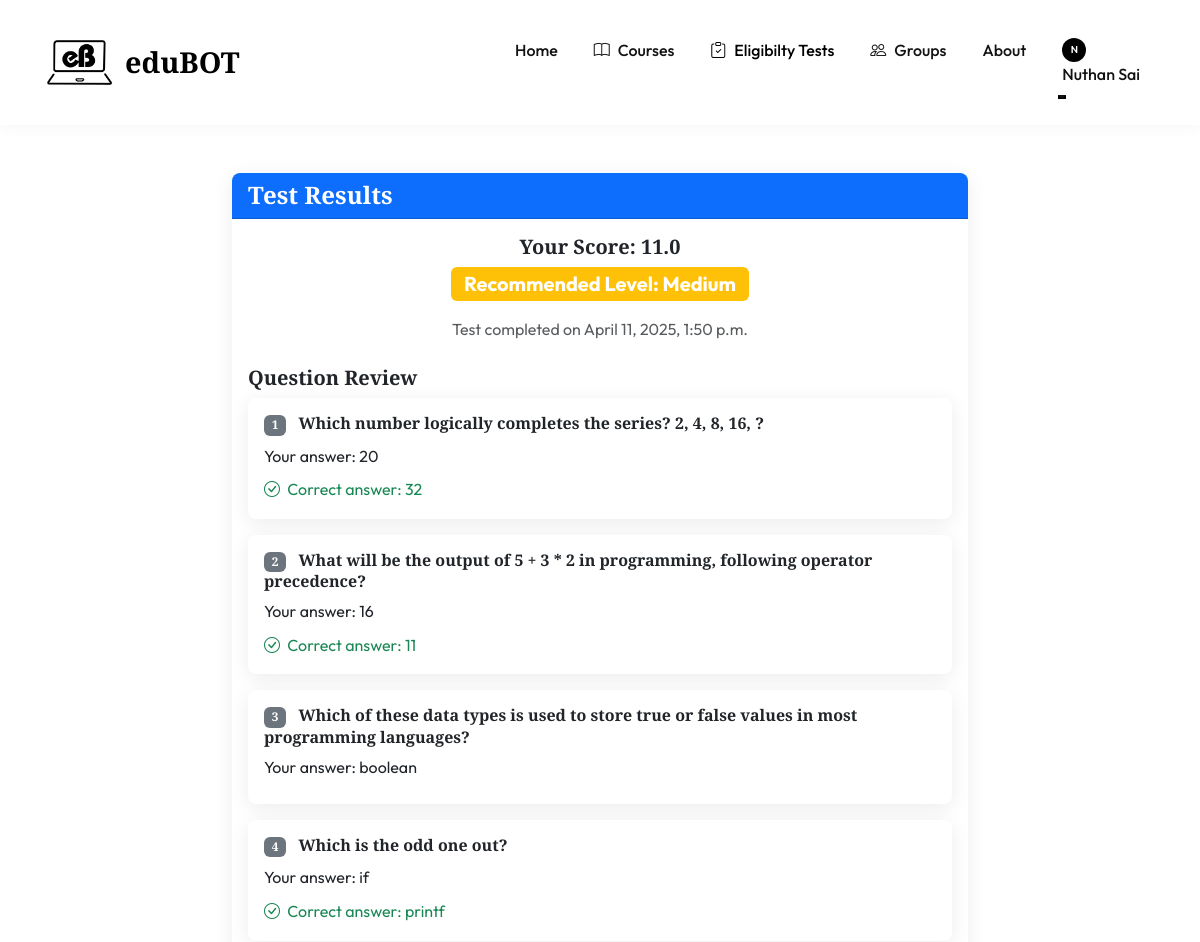
The page /course/placement-tests/result/4/ (signed in, upper part) on the database as committed earlier.
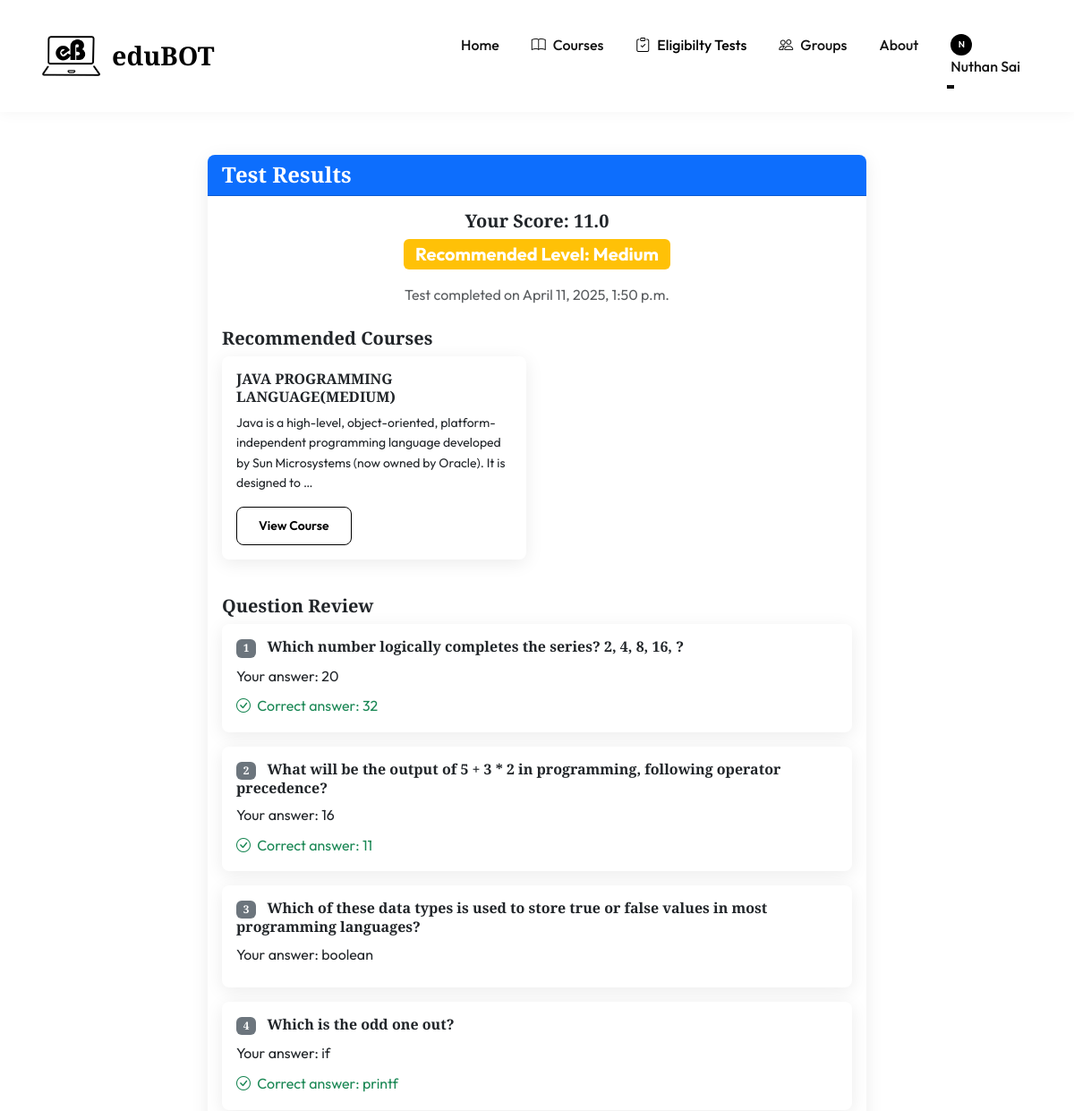
The same page on the database as committed later.
### courses/models.py (models this page shows, shortened)
class PlacementTestQuestion(models.Model):
    test = models.ForeignKey(PlacementTest, on_delete=models.CASCADE, related_name='questions')
    text = models.TextField()
    image = models.ImageField(blank=True, null=True, upload_to='placement_test_questions/')
    marks = models.FloatField(default=1.0)
    explanation = models.TextField(blank=True, help_text='Explanation for the correct answer')
    order = models.PositiveIntegerField(default=0)
    choice_text_1 = models.TextField(blank=True, null=True)
    choice_text_2 = models.TextField(blank=True, null=True)
    choice_text_3 = models.TextField(blank=True, null=True)
    choice_text_4 = models.TextField(blank=True, null=True)
    correct_choice = models.IntegerField(choices=[(1, '1'), (2, '2'), (3, '3'), (4, '4')], null=True, blank=True)
    class Meta:
        ordering = ['order']
    @property
    def choices(self):
        """Return choices in a format compatible with existing code"""
        choices = []
        old_choices = PlacementTestChoice.objects.filter(question=self)
        if old_choices.exists():
            return old_choices
        if self.choice_text_1:
            choices.append({
                'id': 1,
                'text': self.choice_text_1,
                'is_correct': self.correct_choice == 1,
                'order': 1
            })
        if self.choice_text_2:
            choices.append({
                'id': 2,
                'text': self.choice_text_2,
                'is_correct': self.correct_choice == 2,
                'order': 2
            })
        if self.choice_text_3:
            choices.append({
                'id': 3,
                'text': self.choice_text_3,
                'is_correct': self.correct_choice == 3,
                'order': 3
            })
        if self.choice_text_4:
            choices.append({
                'id': 4,
                'text': self.choice_text_4,
                'is_correct': self.correct_choice == 4,
                'order': 4
            })
        choice_objects = []
        for choice in choices:
            obj = type('PlacementTestChoiceProxy', (), {})()
            obj.id = choice['id']
            obj.text = choice['text']
            obj.is_correct = choice['is_correct']
            obj.order = choice['order']
            choice_objects.append(obj)
        return choice_objects

class Course(models.Model):
    LEVEL_CHOICES = (
        ('basic', 'Basic'),
        ('medium', 'Medium'),
        ('hard', 'Hard'),
    )
    title = models.CharField(max_length=200)
    slug = models.SlugField(unique=True)
    description = models.TextField()
    teacher = models.ForeignKey(User, on_delete=models.CASCADE, related_name='courses')
    category = models.ForeignKey(Category, on_delete=models.SET_NULL, null=True, related_name='courses')
    thumbnail = models.ImageField(upload_to='course_thumbnails/', null=True, blank=True)
    level = models.CharField(max_length=20, choices=LEVEL_CHOICES, default='basic')
    duration = models.PositiveIntegerField(help_text="Duration in minutes")
    prerequisites = models.TextField(blank=True)
    programming_languages = models.CharField(max_length=200, blank=True, help_text="Comma-separated list of programming languages covered in this course")
    created_at = models.DateTimeField(auto_now_add=True)
    updated_at = models.DateTimeField(auto_now=True)
    is_published = models.BooleanField(default=False)
    class Meta:
        ordering = ['-created_at']

### courses/views.py (the view)
# urls.py: path('placement-tests/result/<int:attempt_id>/', views.placement_test_result, name='placement_test_result'),
@login_required
def placement_test_result(request, attempt_id):
    attempt = get_object_or_404(PlacementTestAttempt, id=attempt_id, student=request.user)
    answers = attempt.answers.select_related('question').all()
    answer_data = []
    for answer in answers:
        question = answer.question
        choice_number = answer.choice_number
        selected_text = getattr(question, f'choice_text_{choice_number}', '')
        is_correct = (choice_number == question.correct_choice)
        correct_text = getattr(question, f'choice_text_{question.correct_choice}', '')
        answer_data.append({
            'question': question,
            'selected_choice': choice_number,
            'selected_text': selected_text,
            'is_correct': is_correct,
            'correct_text': correct_text
        })
    relevant_courses = Course.objects.filter(
        category=attempt.test.category,
        level=attempt.recommended_level,
        is_published=True
    )
    context = {
        'attempt': attempt,
        'answers': answer_data,
        'relevant_courses': relevant_courses,
        'can_retake': True  # Allow retaking the test
    }
    return render(request, 'courses/placement_test_result.html', context)

### templates/courses/placement_test_result.html (shortened to what this page needs)
{% extends 'accounts/base.html' %}
{% block content %}
<div class="container py-5">
    <div class="row justify-content-center">
        <div class="col-lg-8">
            <div class="card mb-4">
                <div class="card-header bg-primary text-white">
                    <h4 class="mb-0">Test Results</h4>
                </div>
                <div class="card-body">
                    <div class="text-center mb-4">
                        <h5>Your Score: {{ attempt.score }}</h5>
                        <div class="mb-3">
                            <span class="badge {% if attempt.recommended_level == 'basic' %}bg-success{% elif attempt.recommended_level == 'medium' %}bg-warning{% else %}bg-danger{% endif %} fs-5">
                                Recommended Level: {{ attempt.recommended_level|title }}
                            </span>
                        </div>
                        <p class="text-muted">
                            Test completed on {{ attempt.end_time|date:"F j, Y, g:i a" }}
                        </p>
                    </div>
                    {% if relevant_courses %}
                    <div class="mb-4">
                        <h5>Recommended Courses</h5>
                        <div class="row">
                            {% for course in relevant_courses %}
                            <div class="col-md-6 mb-3">
                                <div class="card h-100">
                                    <div class="card-body">
                                        <h6 class="card-title">{{ course.title }}</h6>
                                        <p class="card-text small">{{ course.description|truncatewords:20 }}</p>
                                        <a href="{% url 'course_detail' course.id %}" class="btn btn-outline-primary btn-sm">View Course</a>
                                    </div>
                                </div>
                            </div>
                            {% endfor %}
                        </div>
                    </div>
                    {% endif %}
                    <div class="mb-4">
                        <h5>Question Review</h5>
                        {% for answer in answers %}
                        <div class="card mb-3 {% if answer.is_correct %}border-success{% else %}border-danger{% endif %}">
                            <div class="card-body">
                                <h6 class="card-title">
                                    <span class="badge bg-secondary me-2">{{ forloop.counter }}</span>
                                    {{ answer.question.text }}
                                </h6>
                                <p class="mb-2">Your answer: {{ answer.selected_text }}</p>
                                {% if not answer.is_correct %}
                                <p class="mb-0 text-success">
                                    <i class="bi bi-check-circle me-1"></i>
                                    Correct answer: {{ answer.correct_text }}
                                </p>
                                {% endif %}
                            </div>
                        </div>
                        {% endfor %}
                    </div>
                </div>
            </div>
        </div>
    </div>
</div>
{% endblock %}

Rows that differ between the two databases and show on the page:
added Course: title "JAVA PROGRAMMING LANGUAGE(MEDIUM)", description "Java is a high-level, object-oriented, platform-independent programming language developed by Sun Microsystems (now owned by Oracle). It is designed to …"
Other text that changed with them:
text now shown: "Recommended Courses"
